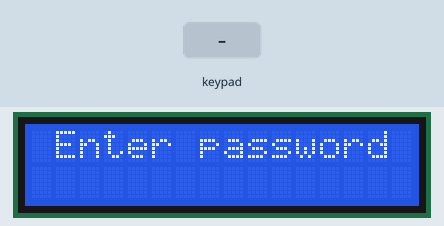
Recording of a sketch running on a simulated Arduino Uno, built with avr-gcc and run on an emulated ATmega328P. On the bench: 16×2 character LCD. The test bench sets the inputs (shaded band).

Above: at 2.2 s.
2.3 s: keypad keys 1 5 0 4 A pressed 0.4 s apart
At 5.2 s:
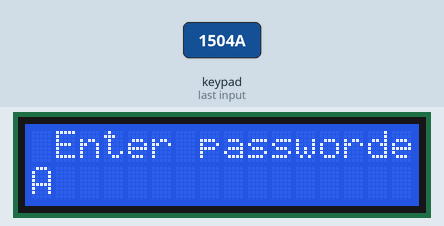
6.0 s: key 'A' pressed
At 6.5 s:
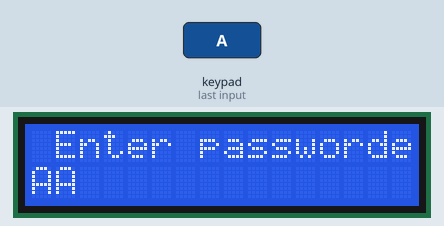
7.5 s: keypad keys 1 5 0 4 D pressed 0.4 s apart
At 9.6 s:
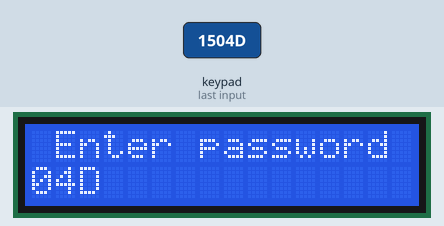
11.0 s: key '7' pressed
At 11.6 s:
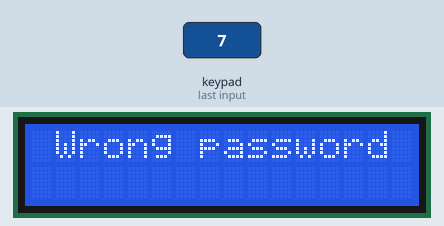
13.5 s: key 'B' pressed
At 14.6 s:
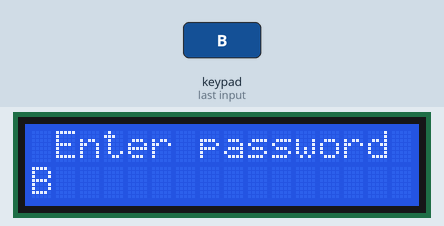
15.0 s: keypad keys 1 5 0 4 = pressed 0.4 s apart
At 17.7 s:
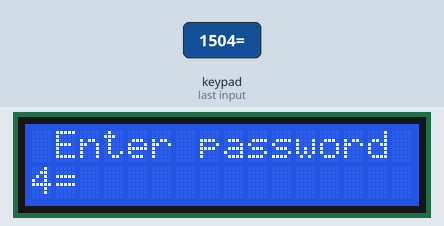
Timing chart, 0 to 19.2 s (numbered marks = the images above; inputs shaded):
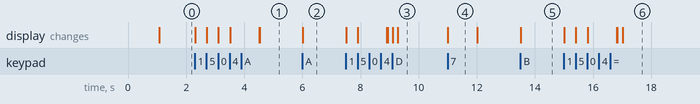

The sketch:

PASSWORD.ino
```cpp
#include<Keypad.h>
#include<LiquidCrystal.h>
#define len 5
LiquidCrystal lcd(8,9,10,11,12,13);
const byte rows=4;
const byte cols=4;
char keys[rows][cols]={
  {'7','8','9','A'},
  {'4','5','6','B'},
  {'1','2','3','C'},
  {'C','0','=','D'}
};
byte rowPins[rows]={0,1,2,3};
byte colPins[cols]={4,5,6,7};
char user[len];
char password[len]="1504";
byte count=0;
char key ;

Keypad customkeypad(makeKeymap(keys),rowPins,colPins,rows,cols);
void setup()
{
  lcd.begin(16,2);
  lcd.print("Initialzing..");
  delay(1000);
  lcd.clear();
}

void loop()
{
  lcd.setCursor(0,0);
  lcd.print(" Enter password");
  key= customkeypad.getKey();
  if(key){
    user[count]=key;
    lcd.setCursor(count,1);
    lcd.print(user[count]);
    count++;
  }
  if(count==len-1)
  {
    if(!strcmp(user,password))
    {
      lcd.clear();
      lcd.print(" Password Matched");
      delay(1000);
      count=0;

    }else{
      lcd.clear();
      lcd.print(" Wrong password");
      delay(1000);
      count=0;
    }

  }

}
```

Measured:
- after the input at 2.3 s, the display: first changes at once (image 1 shows a later state)
- after the input at 6.0 s, the display: changes at once (image 2)
- after the input at 7.5 s, the display: first changes at once (image 3 shows a later state)
- after the input at 11.0 s, the display: changes at once (image 4)
- after the input at 13.5 s, the display: changes at once (image 5)
- after the input at 15.0 s, the display: first changes at once (image 6 shows a later state)
- what the display in image 4 shows lasts 1.0 s, from 11.0 s to 12.0 s
